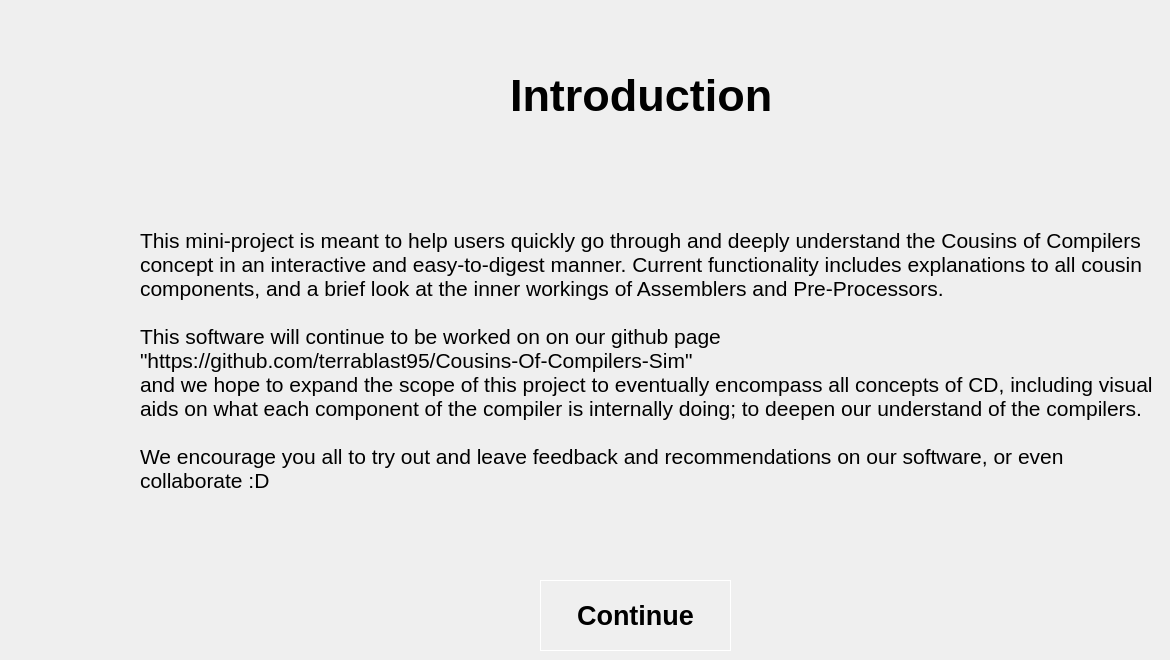
    <widget class="QWidget" name="disclaimer">
     <widget class="QLabel" name="disc">
      <property name="geometry">
       <rect>
        <x>140</x>
        <y>110</y>
        <width>1021</width>
        <height>501</height>
       </rect>
      </property>
      <property name="font">
       <font>
        <pointsize>16</pointsize>
        <bold>false</bold>
       </font>
      </property>
      <property name="text">
       <string>This mini-project is meant to help users quickly go through and deeply understand the Cousins of Compilers concept in an interactive and easy-to-digest manner. Current functionality includes explanations to all cousin components, and a brief look at the inner workings of Assemblers and Pre-Processors.

This software will continue to be worked on on our github page 
&quot;https://github.com/terrablast95/Cousins-Of-Compilers-Sim&quot;
and we hope to expand the scope of this project to eventually encompass all concepts of CD, including visual aids on what each component of the compiler is internally doing; to deepen our understand of the compilers.

We encourage you all to try out and leave feedback and recommendations on our software, or even collaborate :D</string>
      </property>
      <property name="wordWrap">
       <bool>true</bool>
      </property>
     </widget>
     <widget class="QPushButton" name="continue_btn">
      <property name="geometry">
       <rect>
        <x>540</x>
        <y>580</y>
        <width>191</width>
        <height>71</height>
       </rect>
      </property>
      <property name="font">
       <font>
        <pointsize>20</pointsize>
        <bold>true</bold>
       </font>
      </property>
      <property name="styleSheet">
       <string notr="true">border: 1px solid white;</string>
      </property>
      <property name="text">
       <string>Continue</string>
      </property>
     </widget>
     <widget class="QLabel" name="label_2">
      <property name="geometry">
       <rect>
        <x>510</x>
        <y>60</y>
        <width>311</width>
        <height>71</height>
       </rect>
      </property>
      <property name="font">
       <font>
        <pointsize>34</pointsize>
        <bold>true</bold>
       </font>
      </property>
      <property name="text">
       <string>Introduction</string>
      </property>
     </widget>
    </widget>
